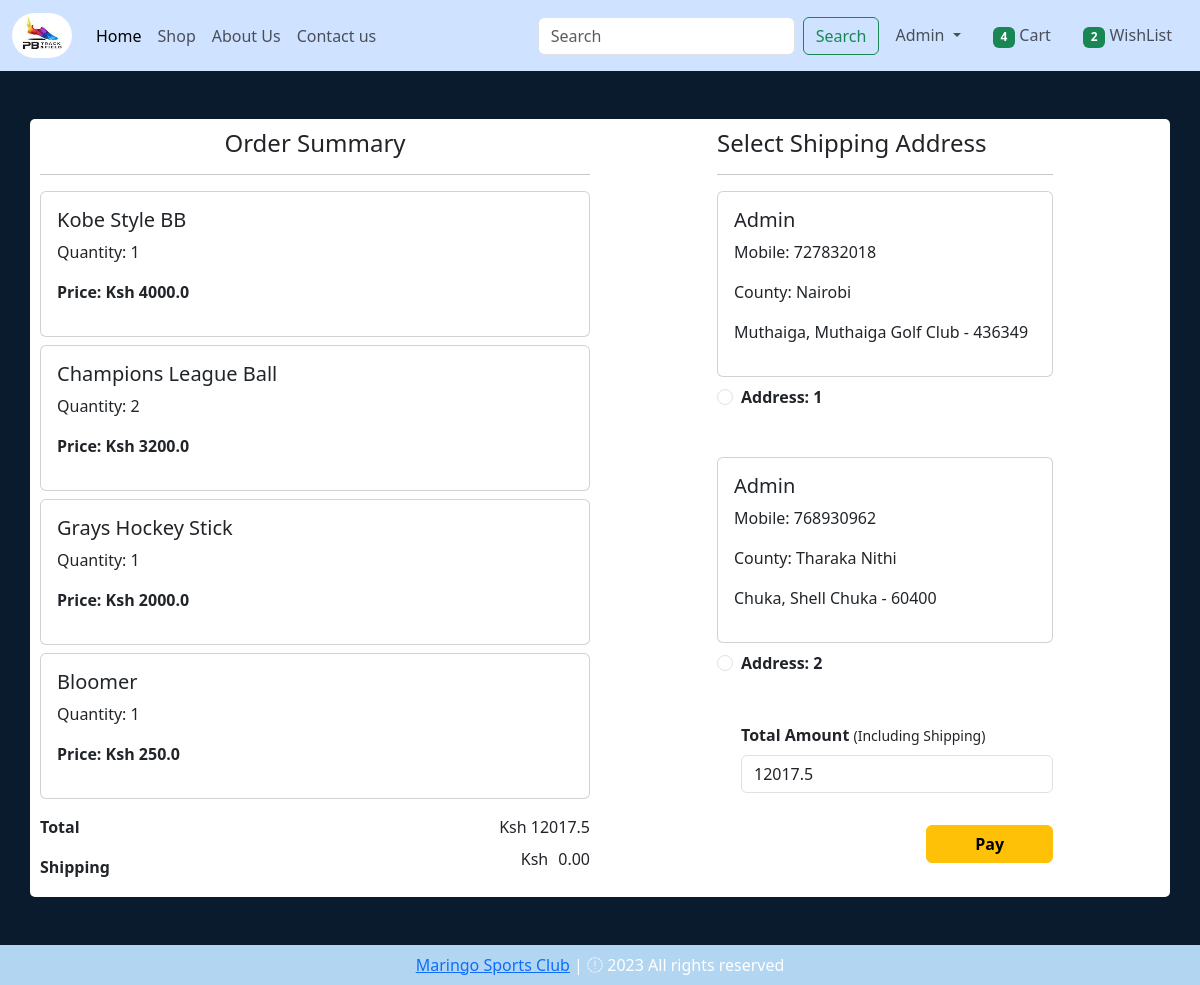
/checkout/ (signed in), run on an earlier commit of the app's database.
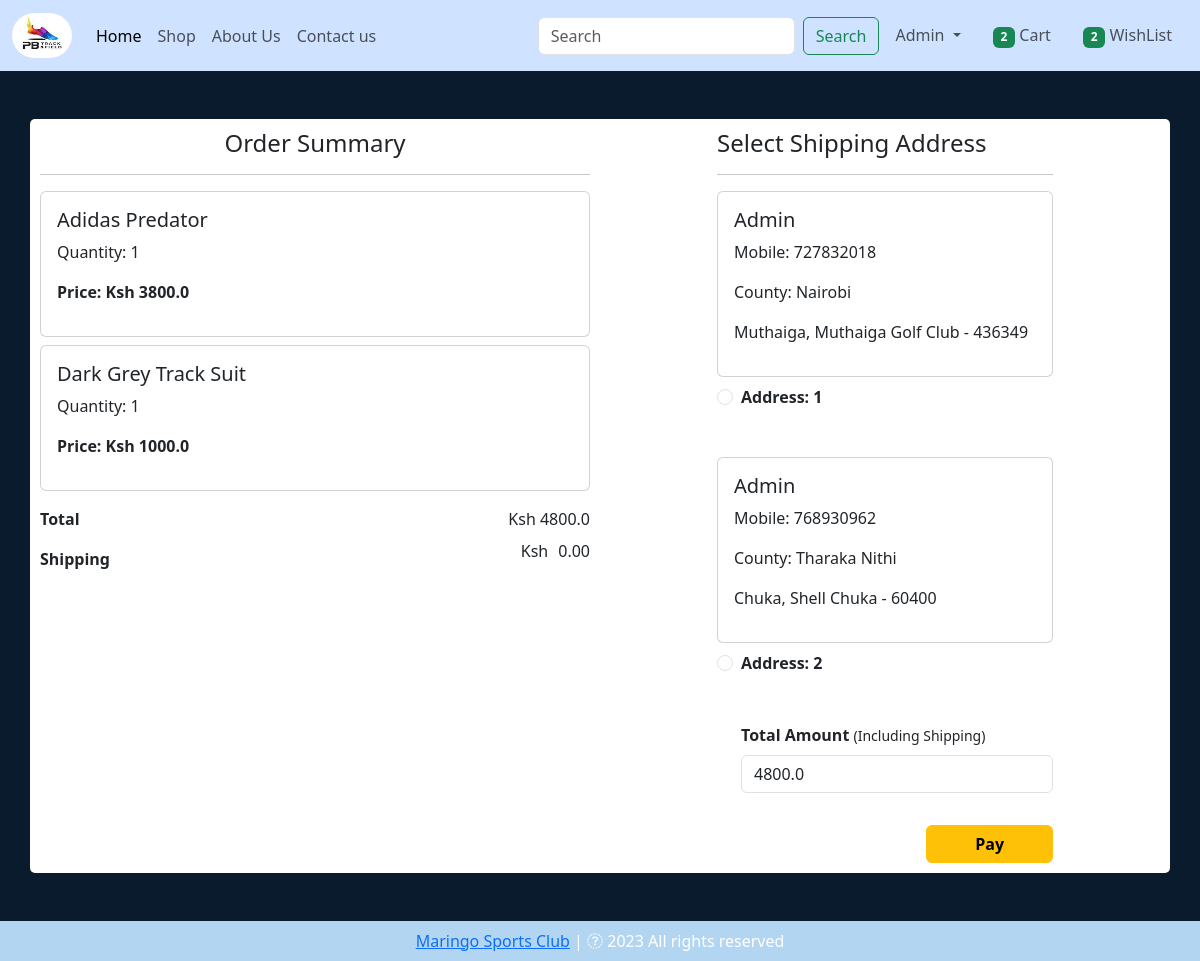
And on a later commit of the database.
### app/models.py (models this page shows, shortened)
class Cart(models.Model):
    user = models.ForeignKey(User, on_delete=models.CASCADE)
    product = models.ForeignKey(Product, on_delete=models.CASCADE)
    quantity = models.PositiveIntegerField(default=1)

class Product(models.Model):
    title = models.CharField(max_length=100)
    current_price = models.FloatField()
    previous_price = models.FloatField()
    flash_sale = models.BooleanField(default=False)
    in_stock = models.IntegerField()
    description = models.TextField()
    category = models.CharField(choices=CHOICES, max_length=2)
    image = models.ImageField(upload_to='products')

class CustomerAddress(models.Model):
    user = models.ForeignKey(User, on_delete=models.CASCADE)
    county = models.ForeignKey(County, on_delete=models.CASCADE)
    town = models.ForeignKey(Town, on_delete=models.CASCADE)
    pick_up_station = models.CharField(max_length=100)
    zip_code = models.IntegerField()
    contact = models.IntegerField()
    selected = models.BooleanField(default=False)

class County(models.Model):
    county = models.CharField(choices=COUNTIES, max_length=50)
    def __str__(self):
        return self.county

class Town(models.Model):
    county = models.ForeignKey(County, on_delete=models.CASCADE)
    town = models.CharField(choices=TOWNS, max_length=50)
    shipping_cost = models.PositiveIntegerField(default=100)
    def __str__(self):
        return self.town

### app/views.py (the view)
# urls.py: path('checkout/', views.CheckOutView.as_view(), name='checkout'),
class CheckOutView(View):
    def get(self, request):
        total_cart_items = get_total_cart_items(request)
        total_wishlist_items = get_total_wishlist_items(request)
        user = request.user
        address = CustomerAddress.objects.filter(user=user)
        cart = Cart.objects.filter(user=request.user)
        amount = 0
        for p in cart:
            price = p.quantity * p.product.current_price
            amount += price
        total_amount = check_for_discount(amount=amount)
        return render(request, 'app/checkout.html', locals())

### app/views.py (called while the page is built)
def get_total_cart_items(request):
    if request.user.is_authenticated:
        total = len(Cart.objects.filter(user=request.user))
        return total
    else:
        return 0

def get_total_wishlist_items(request):
    if request.user.is_authenticated:
        total = len(WishList.objects.filter(user=request.user))
        return total
    else:
        return 0

def check_for_discount(amount):
    if amount > 10000:
        return 0.95 * amount
    else:
        return amount

### app/templates/app/checkout.html (shortened to what this page needs)
{% extends 'app/base.html' %}
{% load static %}
{% block main-content %}
<div class="container">
    <div class="row mt-5" style="background-color: white; border-radius: 5px;">
        <div class="col-sm-6" style="padding: 10px;">
            <h4 class="text-center">Order Summary</h4>
            <hr>
            {% for item in cart %}
            <div class="card mb-2">
                <div class="card-body">
                    <h5>{{ item.product.title }}</h5>
                    <p>Quantity: {{ item.quantity }}</p>
                    <p class="fw-bold">Price: Ksh {{ item.product.current_price }}</p>
                </div>
            </div>
            {% endfor %}
            <ul class="list-group">
                <li class="list-group-item d-flex justify-content-between align-items-center border-0 px-0 pb-0"> <strong>Total</strong><span id="amount"> Ksh {{ total_amount }}</span></li>
                <li class="list-group-item d-flex justify-content-between align-items-center border-0 px-0 pb-0"><strong>Shipping</strong><span id="amount" style="display: flex;">Ksh <p id="shipping" style="margin-left: 10px;"> 0.00</p></span></li>
            </ul>
        </div>
        <div class="col-sm-4 offset-sm-1" >
            <div style="padding: 10px;">
                <h4>Select Shipping Address</h4>
                <hr>
                <form action="" method="post" id="myform" >
                    {% for add in address %}
                    <div class="card">
                        <div class="card-body">
                            <h5>{{ add.user | capfirst }}</h5>
                            <p>Mobile: {{ add.contact }}</p>
                            <p>County: {{ add.county }}</p>
                            <p>{{ add.town }}, {{ add.pick_up_station }} - {{ add.zip_code }}</p>
                        </div>
                    </div>
                    <div class="form-check mt-2 mb-5">
                        <input class="form-check-input" type="radio" name="custid" id="customerAdd" value="{{add.id}}">
                        <label for="custadd{{ forloop.counter}}" class="form-check-label fw-bold">Address: {{ forloop.counter }}</label>
                    </div>
                    {% endfor %}
                    <div class="form-check mb-3">
                        <label for="totamount" class="form-label"><strong>Total Amount </strong><small>(Including Shipping)</small></label>
                        <input type="number" class="form-control" name="totamount" value="{{ total_amount}}" id="final" readonly>
                    </div>
                </form>
                <div class="text-end">
                    <a href="{% url 'payment' %}" class="btn btn-warning mt-3 px-5 fw-bold">Pay</a>
                </div>
            </div>
        </div>
    </div>
</div>
{% endblock main-content %}

### app/templates/app/base.html (shortened to what this page needs)
<!DOCTYPE html>
{% load static %}
<html lang="en">
<head>
    <link href="https://cdn.jsdelivr.net/npm/bootstrap@5.3.0-alpha3/dist/css/bootstrap.min.css" rel="stylesheet">
    <link rel="stylesheet" href="{% static 'app/css/owl.carousel.min.css' %}">
    <link rel="stylesheet" href="{% static 'app/css/all.min.css' %}">
    <link rel="stylesheet" href="{% static 'app/css/style.css' %}">
    <link rel="stylesheet" href="https://cdnjs.cloudflare.com/ajax/libs/font-awesome/4.7.0/css/font-awesome.min.css">
</head>
<body style="background-color: #091b2c;">
    <nav class="navbar navbar-expand-lg nabar-dark bg-primary-subtle">
        <div class="container-fluid">
          <a class="navbar-brand" href="#">
            <img src="{% static 'app/images/logo1.jpg' %}" alt="logo" style="border-radius: 500px; height: 45px; width: 60px;">
          </a>
          <div class="collapse navbar-collapse" id="navbarSupportedContent">
            <ul class="navbar-nav me-auto mb-2 mb-lg-0">
              <li class="nav-item">
                <a class="nav-link active" aria-current="page" href="/">Home</a>
              </li>
              <li class="nav-item">
                <a class="nav-link text-grey" href="{% url 'shop' %}">Shop</a>
              </li>
              <li class="nav-item">
                <a class="nav-link text-grey" href="{% url 'about' %}">About Us</a>
              </li>
              <li class="nav-item">
                <a class="nav-link text-grey" href="{% url 'contact' %}">Contact us</a>
              </li>
            </ul>
            <form class="d-flex" role="search" action="/search">
              <input class="form-control me-2" name="search" type="search" placeholder="Search" aria-label="Search">
              <button class="btn btn-outline-success" type="submit">Search</button>
            </form>
          </div>
          {% if request.user.is_authenticated %}
          <ul class="navbar-nav me-auto mb-2 mb-lg-0">
            <li class="nav-item dropdown mx-2">
              <a class="nav-link dropdown-toggle text-grey" href="#" role="button", id="profileDropdown"
              data-bs-toggle="dropdown" aria-hidden="false" \>
                {{ request.user | capfirst }}
              </a>
            </li>
            <li class="nav-item mx-2">
              <a class="nav-link text-grey" href="{% url 'show-cart' %}"><span class="badge bg-success">{% if total_cart_items > 0 %} {{ total_cart_items }} {% endif %}</span> Cart</a>
            </li>
            <li class="nav-item mx-2">
              <a class="nav-link text-grey" href="{% url 'wishlist' %}"><span class="badge bg-success">{% if total_wishlist_items > 0 %} {{ total_wishlist_items }} {% endif %}</span> WishList</a>
            </li>
            {% else %}
              <a class="nav-link text-grey" style="margin: 0px 20px 0px 50px;" href="{% url 'login' %}">Login</a>
          </ul>
          {% endif %}
        </div>
      </nav>
    {% block main-content %}
    {% endblock main-content %}
    <footer class="container-fluid  text-center p-2 mt-5" style="background-color: rgb(178, 213, 241); color: white;">
      <a href="https://github.com/Frost-Codes">Maringo Sports Club</a> | <span><i class="fa-sharp fa-regular fa-copyright"></i></span> 2023 All rights reserved
    </footer>
</body>
</html>

What changed in the data, as far as the page shows it:
removed Cart: product "Kobe Style BB", quantity "1", product.current_price "4000.0"
removed Cart: product "Champions League Ball", quantity "2", product.current_price "3200.0"
removed Cart: product "Grays Hockey Stick", quantity "1", product.current_price "2000.0"
removed Cart: product "Bloomer", quantity "1", product.current_price "250.0"
added Cart: product "Adidas Predator", quantity "1", product.current_price "3800.0"
added Cart: product "Dark Grey Track Suit", quantity "1", product.current_price "1000.0"
Also different on the page:
{{ total_cart_items }}: "4" → "2"
{{ total_amount }}: "12017.5" → "4800.0"
form field totamount: "12017.5" → "4800.0"
